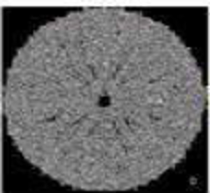
#> input picture Open8/image5.png, 210 x 193 px, found by its file name
$ python Open9.py
#> lines starting #> are read from the running program, lines starting #| are printed output that depends on the picture
import cv2
import numpy as np
import matplotlib.pyplot as plt

# Change the image path here
image_path = "E:\\DSIP\\VS Py\\Open9\\image5.png"

image = cv2.imread(image_path)
#> image is the input picture: shape (193, 210, 3); mean B, G, R 101.9, 101.9, 102

if image is None:
    print("Error: Image not found.")
else:
    # Convert original image for display
    rgb = cv2.cvtColor(image, cv2.COLOR_BGR2RGB)

    # 1. Gaussian Smoothing
    gaussian_kernel = cv2.getGaussianKernel(5, 1.5)
    gaussian_kernel = np.outer(gaussian_kernel, gaussian_kernel)
    gaussian = cv2.filter2D(image, -1, gaussian_kernel)
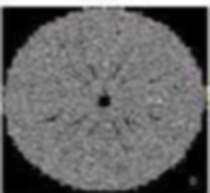
#> gaussian: shape (193, 210, 3); mean B, G, R 101.7, 101.6, 101.8

    # 2. Mean Filter
    mean_kernel = np.ones((5, 5), dtype=np.float32) / 25
    mean = cv2.filter2D(image, -1, mean_kernel)

    # 3. Median Filter
    median = cv2.medianBlur(image, 5)

    # 4. Sharpening Filter
    sharpening_kernel = np.array([
        [-1, -1, -1],
        [-1,  9, -1],
        [-1, -1, -1]
    ], dtype=np.float32)

    sharpened = cv2.filter2D(image, -1, sharpening_kernel)
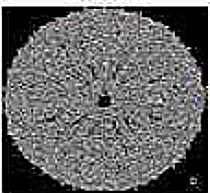
#> sharpened: shape (193, 210, 3); mean B, G, R 103.5, 103.4, 103.6

    # 5. High-Pass Sharpening
    blurred = cv2.GaussianBlur(image, (5, 5), 0)

    high_pass_kernel = np.array([
        [0, -1, 0],
        [-1, 5, -1],
        [0, -1, 0]
    ], dtype=np.float32)

    high_pass = cv2.filter2D(blurred, -1, high_pass_kernel)

    # Convert all results to RGB
    images = [
        rgb,
        cv2.cvtColor(gaussian, cv2.COLOR_BGR2RGB),
        cv2.cvtColor(mean, cv2.COLOR_BGR2RGB),
        cv2.cvtColor(median, cv2.COLOR_BGR2RGB),
        cv2.cvtColor(sharpened, cv2.COLOR_BGR2RGB),
        cv2.cvtColor(high_pass, cv2.COLOR_BGR2RGB)
    ]

    titles = [
        "Original",
        "Gaussian Smoothing",
        "Mean Filter",
        "Median Filter",
        "Sharpening",
        "High-Pass Sharpening"
    ]

    # Display all results
    plt.figure(figsize=(15, 10))

    for i in range(6):
        plt.subplot(2, 3, i + 1)
        plt.imshow(images[i])
        plt.title(titles[i])
        plt.axis("off")

    plt.tight_layout()
    plt.show()
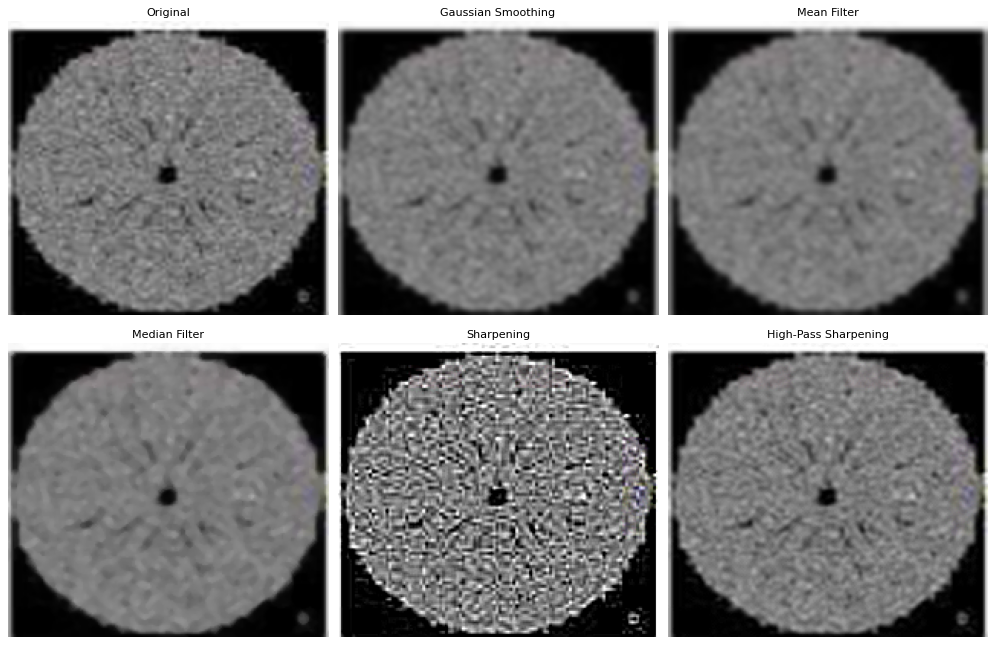
#> figure drawn by matplotlib, 6 panels

$ run again, with Open8/image2.png copied over Open8/image5.png
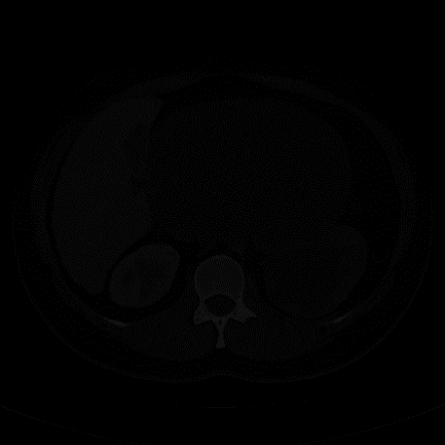
#> input picture Open8/image2.png, 445 x 445 px, found by its file name
#> image is the input picture: shape (445, 445, 3); mean B, G, R 1.83, 1.83, 1.82
#> `sharpened = cv2.filter2D(image, -1, sharpening_kernel)`:
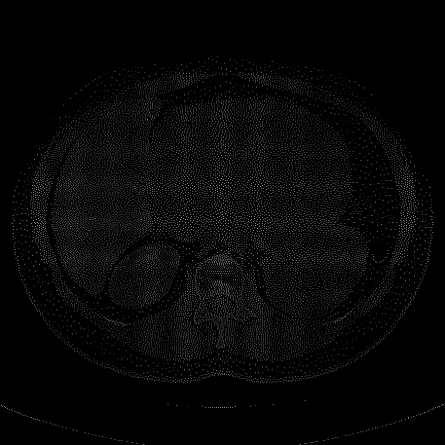
#> sharpened: shape (445, 445, 3); mean B, G, R 6.6, 6.5, 6.5

$ run again, with Open8/image3.png copied over Open8/image5.png
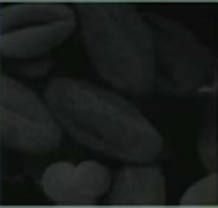
#> input picture Open8/image3.png, 218 x 208 px, found by its file name
#> image is the input picture: shape (208, 218, 3); mean B, G, R 26.5, 28.5, 24.6
#> `sharpened = cv2.filter2D(image, -1, sharpening_kernel)`:
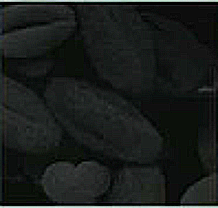
#> sharpened: shape (208, 218, 3); mean B, G, R 27.7, 29.7, 25.8
